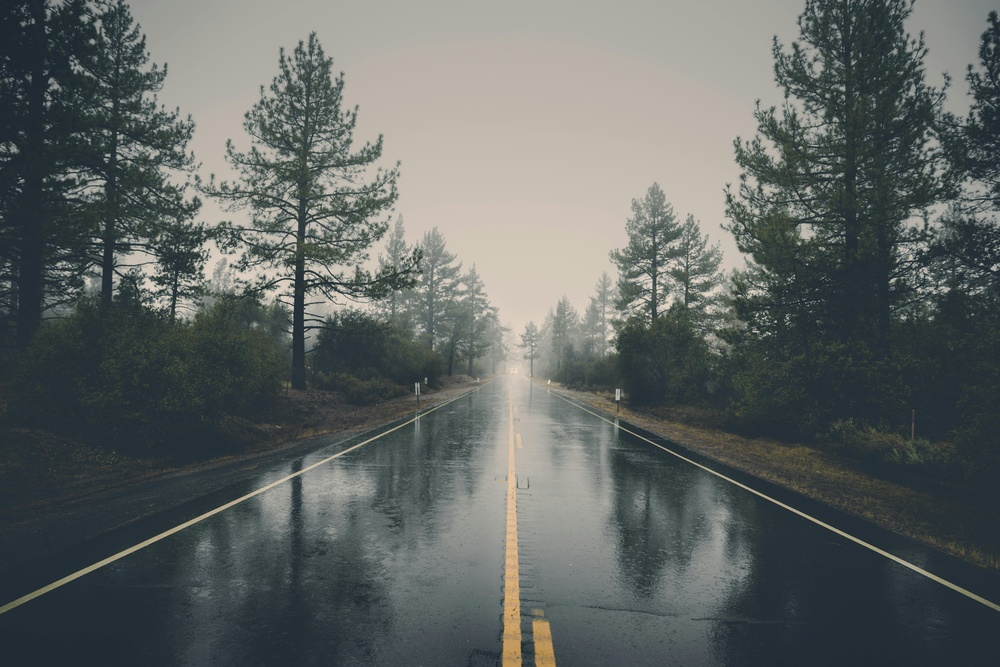
#> input picture data/raw/road.jpg, 1000 x 667 px, shrunk from 7718 x 5148 before the run, found by its file name
$ python sobel_edges.py   (older library calls are emulated)
#> lines starting #> are read from the running program, lines starting #| are printed output that depends on the picture
import cv2
import matplotlib.pyplot as plt

image = cv2.imread("data/raw/road.jpg")
#> image is the input picture: shape (667, 1000, 3); mean B, G, R 99.6, 101.6, 96.2
gray = cv2.cvtColor(image, cv2.COLOR_BGR2GRAY)
blur = cv2.GaussianBlur(gray, (5,5), 0)

sobel_x = cv2.Sobel(blur, cv2.CV_64F, 1, 0, ksize=3)
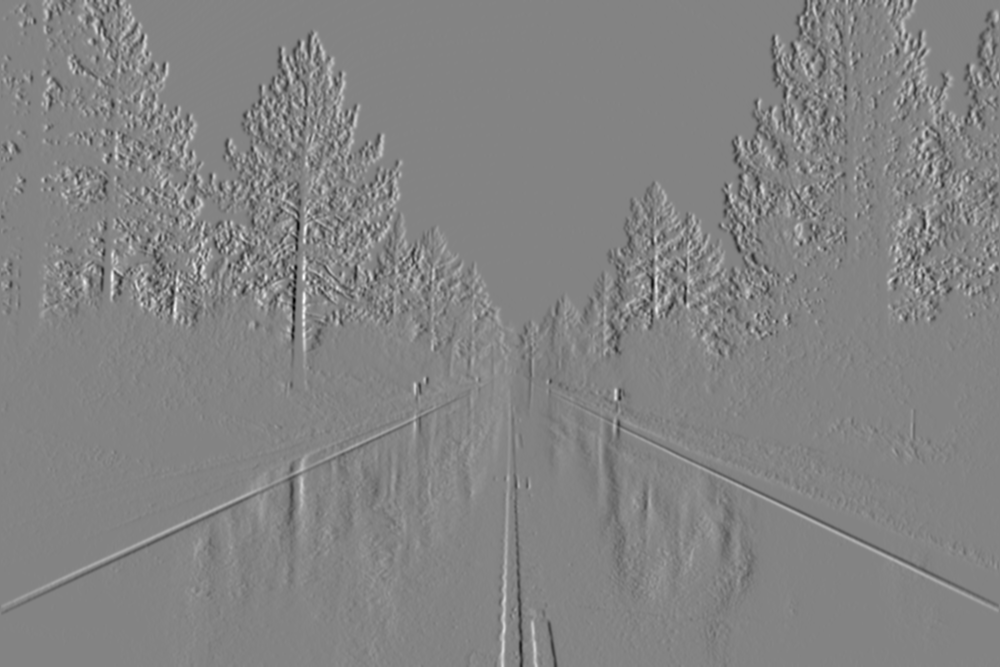
#> sobel_x: shape (667, 1000) float64; min -384, max 359, mean 0.1; drawn with min black and max white
sobel_y = cv2.Sobel(blur, cv2.CV_64F, 0, 1, ksize=3)
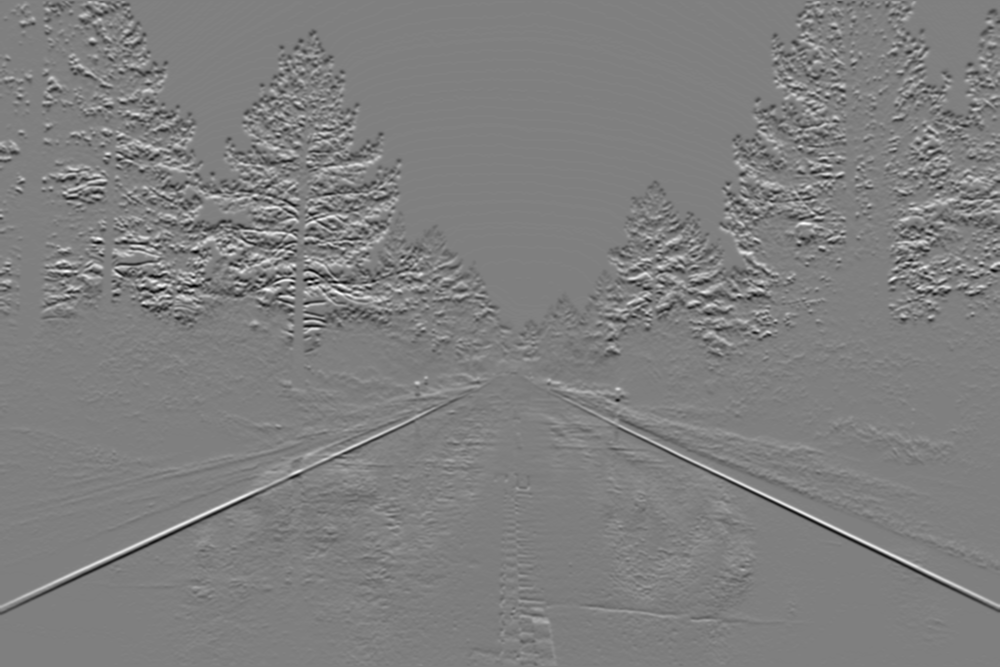
#> sobel_y: shape (667, 1000) float64; min -330, max 328, mean -1; drawn with min black and max white

plt.figure(figsize=(10,4))

plt.subplot(1,3,1)
plt.title("Grayscale")
plt.imshow(gray, cmap="gray")
plt.axis("off")

plt.subplot(1,3,2)
plt.title("Sobel X")
plt.imshow(sobel_x, cmap="gray")
plt.axis("off")

plt.subplot(1,3,3)
plt.title("Sobel Y")
plt.imshow(sobel_y, cmap="gray")
plt.axis("off")

plt.show()
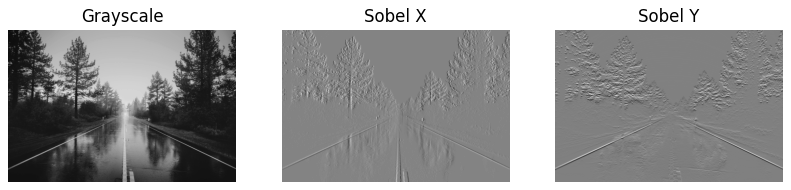
#> figure drawn by matplotlib, 3 panels

$ run again, with data/raw/2.jpg copied over data/raw/road.jpg
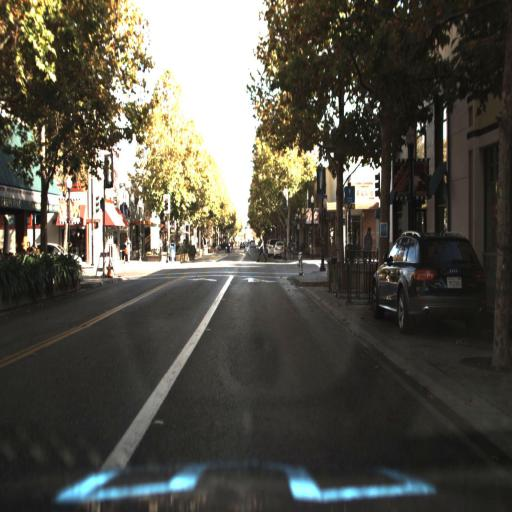
#> input picture data/raw/2.jpg, 512 x 512 px, found by its file name
#> image is the input picture: shape (512, 512, 3); mean B, G, R 73.2, 82.7, 84.9
#> `blur = cv2.GaussianBlur(gray, (5,5), 0)`:
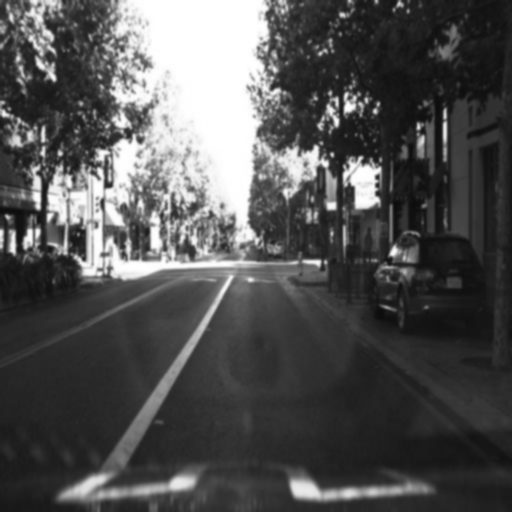
#> blur: shape (512, 512); min 12, max 255, mean 82.3
#> `sobel_y = cv2.Sobel(blur, cv2.CV_64F, 0, 1, ksize=3)`:
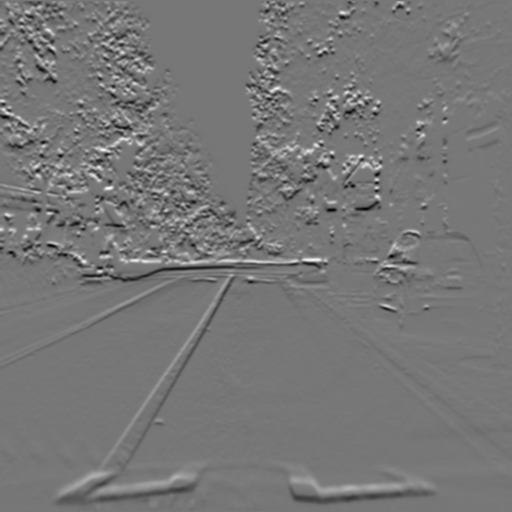
#> sobel_y: shape (512, 512) float64; min -465, max 528, mean -1.3; drawn with min black and max white
